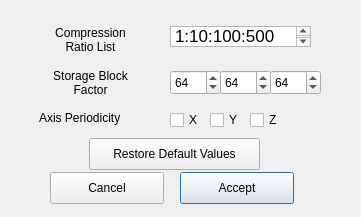
<?xml version="1.0" encoding="UTF-8"?>
<ui version="4.0">
 <class>Page3adv</class>
 <widget class="QDialog" name="Page3adv">
  <property name="geometry">
   <rect>
    <x>0</x>
    <y>0</y>
    <width>361</width>
    <height>217</height>
   </rect>
  </property>
  <property name="windowTitle">
   <string>Create VDF Metadata File: Advanced Options</string>
  </property>
  <widget class="QLabel" name="label_5">
   <property name="geometry">
    <rect>
     <x>50</x>
     <y>67</y>
     <width>81</width>
     <height>31</height>
    </rect>
   </property>
   <property name="text">
    <string>Storage Block Factor</string>
   </property>
   <property name="alignment">
    <set>Qt::AlignCenter</set>
   </property>
   <property name="wordWrap">
    <bool>true</bool>
   </property>
  </widget>
  <widget class="QSpinBox" name="bsxSpinner">
   <property name="geometry">
    <rect>
     <x>170</x>
     <y>70</y>
     <width>51</width>
     <height>25</height>
    </rect>
   </property>
   <property name="toolTip">
    <string>Internal storage blocking factor expressed in grid points (NXxNYxNZ).  Default: 64x64x64.</string>
   </property>
   <property name="minimum">
    <number>1</number>
   </property>
   <property name="value">
    <number>64</number>
   </property>
  </widget>
  <widget class="QSpinBox" name="bszSpinner">
   <property name="geometry">
    <rect>
     <x>270</x>
     <y>70</y>
     <width>51</width>
     <height>25</height>
    </rect>
   </property>
   <property name="toolTip">
    <string>Internal storage blocking factor expressed in grid points (NXxNYxNZ).  Default: 64x64x64.</string>
   </property>
   <property name="minimum">
    <number>1</number>
   </property>
   <property name="value">
    <number>64</number>
   </property>
  </widget>
  <widget class="QCheckBox" name="periodicxButton">
   <property name="geometry">
    <rect>
     <x>170</x>
     <y>110</y>
     <width>31</width>
     <height>20</height>
    </rect>
   </property>
   <property name="toolTip">
    <string>Axis periodicity specifies whether data will &quot;loop back&quot; to its start or end point, after exceeding the bounds of an axis.</string>
   </property>
   <property name="text">
    <string>X</string>
   </property>
  </widget>
  <widget class="QLabel" name="label_4">
   <property name="geometry">
    <rect>
     <x>39</x>
     <y>110</y>
     <width>101</width>
     <height>16</height>
    </rect>
   </property>
   <property name="text">
    <string>Axis Periodicity</string>
   </property>
  </widget>
  <widget class="QLabel" name="label_7">
   <property name="geometry">
    <rect>
     <x>40</x>
     <y>24</y>
     <width>101</width>
     <height>31</height>
    </rect>
   </property>
   <property name="text">
    <string>Compression Ratio List</string>
   </property>
   <property name="alignment">
    <set>Qt::AlignCenter</set>
   </property>
   <property name="wordWrap">
    <bool>true</bool>
   </property>
  </widget>
  <widget class="QTextEdit" name="compressionRatioBox">
   <property name="geometry">
    <rect>
     <x>170</x>
     <y>26</y>
     <width>141</width>
     <height>21</height>
    </rect>
   </property>
   <property name="toolTip">
    <string>Colon delimited list compression ratios. The default is 1:10:100:500.  The maximum compression ratio is wavelet and block size dependent. </string>
   </property>
   <property name="html">
    <string>&lt;!DOCTYPE HTML PUBLIC &quot;-//W3C//DTD HTML 4.0//EN&quot; &quot;http://www.w3.org/TR/REC-html40/strict.dtd&quot;&gt;
&lt;html&gt;&lt;head&gt;&lt;meta name=&quot;qrichtext&quot; content=&quot;1&quot; /&gt;&lt;style type=&quot;text/css&quot;&gt;
p, li { white-space: pre-wrap; }
&lt;/style&gt;&lt;/head&gt;&lt;body style=&quot; font-family:'Lucida Grande'; font-size:13pt; font-weight:400; font-style:normal;&quot;&gt;
&lt;p style=&quot; margin-top:0px; margin-bottom:0px; margin-left:0px; margin-right:0px; -qt-block-indent:0; text-indent:0px;&quot;&gt;1:10:100:500&lt;/p&gt;&lt;/body&gt;&lt;/html&gt;</string>
   </property>
  </widget>
  <widget class="QCheckBox" name="periodicyButton">
   <property name="geometry">
    <rect>
     <x>210</x>
     <y>110</y>
     <width>31</width>
     <height>20</height>
    </rect>
   </property>
   <property name="text">
    <string>Y</string>
   </property>
  </widget>
  <widget class="QSpinBox" name="bsySpinner">
   <property name="geometry">
    <rect>
     <x>220</x>
     <y>70</y>
     <width>51</width>
     <height>25</height>
    </rect>
   </property>
   <property name="toolTip">
    <string>Internal storage blocking factor expressed in grid points (NXxNYxNZ).  Default: 64x64x64.</string>
   </property>
   <property name="minimum">
    <number>1</number>
   </property>
   <property name="value">
    <number>64</number>
   </property>
  </widget>
  <widget class="QCheckBox" name="periodiczButton">
   <property name="geometry">
    <rect>
     <x>250</x>
     <y>110</y>
     <width>31</width>
     <height>20</height>
    </rect>
   </property>
   <property name="text">
    <string>Z</string>
   </property>
  </widget>
  <widget class="QPushButton" name="acceptButton">
   <property name="geometry">
    <rect>
     <x>180</x>
     <y>172</y>
     <width>114</width>
     <height>32</height>
    </rect>
   </property>
   <property name="text">
    <string>Accept</string>
   </property>
  </widget>
  <widget class="QPushButton" name="cancelButton">
   <property name="geometry">
    <rect>
     <x>50</x>
     <y>172</y>
     <width>114</width>
     <height>32</height>
    </rect>
   </property>
   <property name="text">
    <string>Cancel</string>
   </property>
  </widget>
  <widget class="QPushButton" name="restoreDefaultButton">
   <property name="geometry">
    <rect>
     <x>89</x>
     <y>138</y>
     <width>171</width>
     <height>32</height>
    </rect>
   </property>
   <property name="text">
    <string>Restore Default Values</string>
   </property>
  </widget>
 </widget>
 <resources/>
 <connections/>
</ui>
